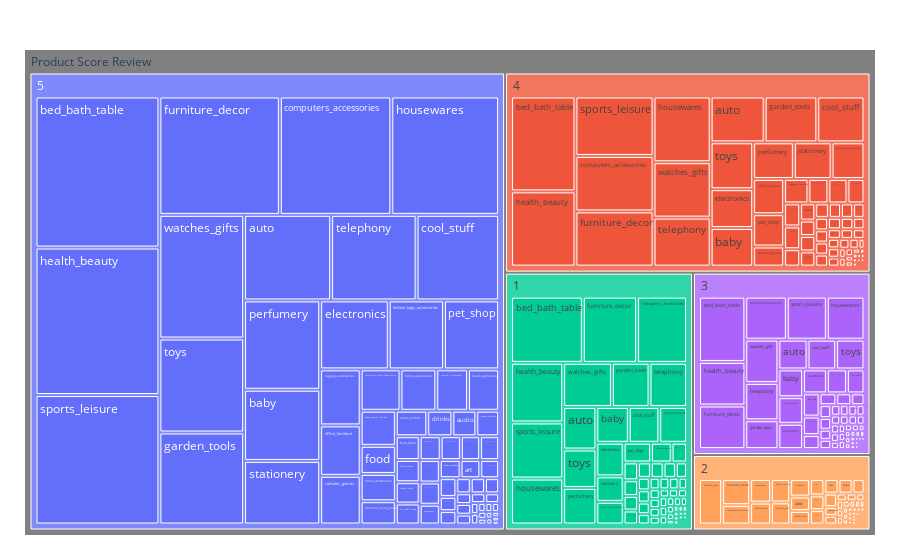

The code cell stored with this chart in its notebook:
### Code cell
# df = px.data.tips()
# px.Constant("all")
fig = px.treemap(product_review, path=[px.Constant("Product Score Review"), 'review_score', 'product_category_name_english'], values='jumlah')
fig.update_traces(root_color="grey")
fig.update_layout(margin = dict(t=50, l=25, r=25, b=25))
fig.show()

### Figure 1 — Plotly figure (JSON) as saved in the notebook; plotly's stock layout.template omitted (floating-point values rounded to 4 significant figures; data arrays with more than 128 entries replaced by an {"elided": "..."} marker saying what was removed)
{"data": [{"branchvalues": "total", "domain": {"x": [0, 1], "y": [0, 1]}, "hovertemplate": "labels=%{label}<br>jumlah=%{value}<br>parent=%{parent}<br>id=%{id}<extra></extra>", "ids": {"elided": "346 str values"}, "labels": {"elided": "346 str values"}, "name": "", "parents": {"elided": "346 str values"}, "root": {"color": "grey"}, "type": "treemap", "values": {"elided": "346 int values"}}], "layout": {"legend": {"tracegroupgap": 0}, "margin": {"b": 25, "l": 25, "r": 25, "t": 50}}}
